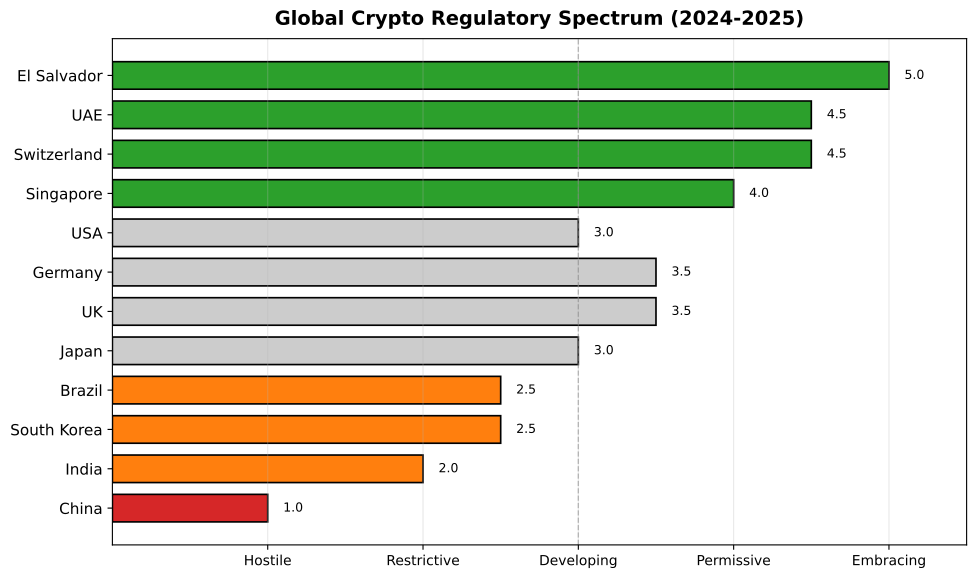

Reproduce this figure in Python.
"""
Global Crypto Regulatory Spectrum
Horizontal bar chart showing countries by regulatory approach
"""

import matplotlib.pyplot as plt
import numpy as np
from pathlib import Path

CHART_METADATA = {
    'title': 'Regulatory Spectrum',
    'url': 'https://github.com/Digital-AI-Finance/Blockchain_Crypto/tree/main/Module_G_Regulation_Future/L45_Global_Regulation/charts/01_regulatory_spectrum'
}

plt.rcParams.update({
    'font.size': 14,
    'axes.labelsize': 14,
    'axes.titlesize': 16,
    'xtick.labelsize': 12,
    'ytick.labelsize': 12,
    'legend.fontsize': 12,
    'figure.figsize': (10, 6),
    'figure.dpi': 150
})

MLPURPLE = '#3333B2'
MLBLUE = '#0066CC'
MLORANGE = '#FF7F0E'
MLGREEN = '#2CA02C'
MLRED = '#D62728'

fig, ax = plt.subplots(figsize=(10, 6))

# Countries and their regulatory stance (1=Hostile, 5=Permissive)
countries = ['China', 'India', 'South Korea', 'Brazil', 'Japan',
             'UK', 'Germany', 'USA', 'Singapore', 'Switzerland', 'UAE', 'El Salvador']
scores = [1.0, 2.0, 2.5, 2.5, 3.0, 3.5, 3.5, 3.0, 4.0, 4.5, 4.5, 5.0]

# Color based on score
colors = []
for s in scores:
    if s <= 1.5:
        colors.append(MLRED)
    elif s <= 2.5:
        colors.append(MLORANGE)
    elif s <= 3.5:
        colors.append('#CCCCCC')
    else:
        colors.append(MLGREEN)

y_pos = np.arange(len(countries))
bars = ax.barh(y_pos, scores, color=colors, edgecolor='black', linewidth=1.2, height=0.7)

ax.set_yticks(y_pos)
ax.set_yticklabels(countries, fontsize=14)
ax.set_xlim(0, 5.5)
ax.set_xticks([1, 2, 3, 4, 5])
ax.set_xticklabels(['Hostile', 'Restrictive', 'Developing', 'Permissive', 'Embracing'], fontsize=14)

# Add score labels
for bar, score in zip(bars, scores):
    ax.text(score + 0.1, bar.get_y() + bar.get_height()/2, f'{score:.1f}',
            va='center', fontsize=14)

ax.axvline(x=3, color='gray', linestyle='--', alpha=0.5, linewidth=1)
ax.grid(True, alpha=0.3, axis='x')

ax.set_title('Global Crypto Regulatory Spectrum (2024-2025)', fontweight='bold', fontsize=14, pad=10)

plt.tight_layout()
output_path = Path(__file__).parent / 'chart.pdf'
plt.savefig(output_path, bbox_inches='tight', dpi=300)
print(f"Chart saved to: {output_path.absolute()}")
plt.close()
